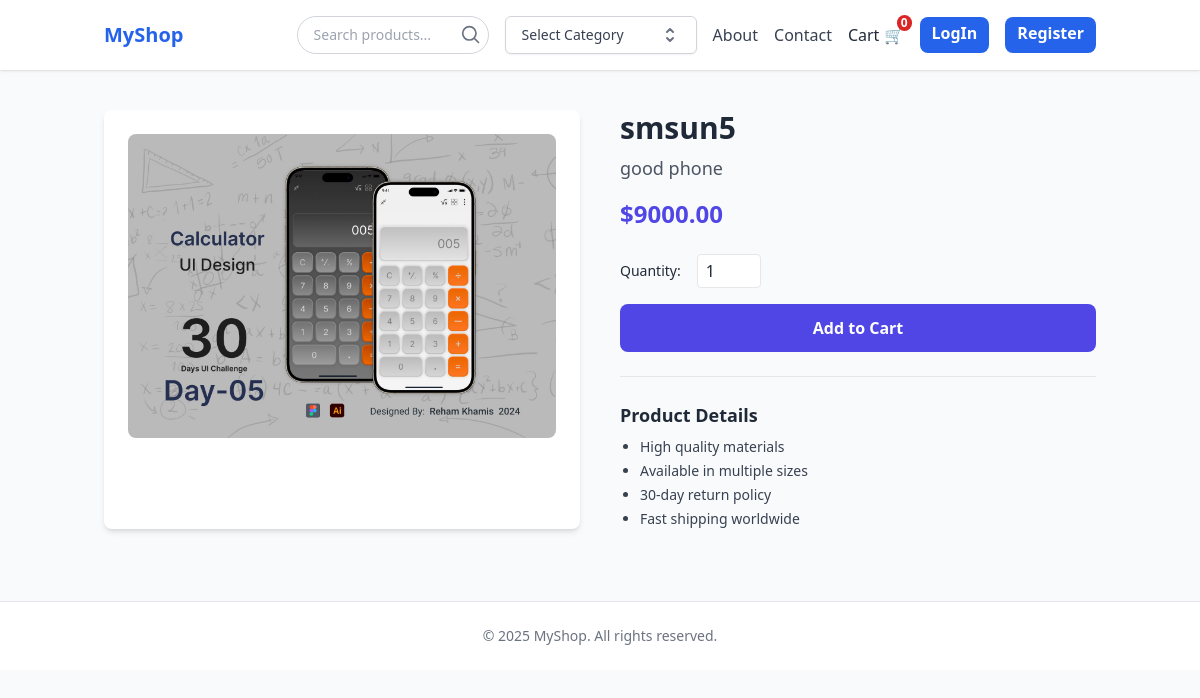
/detail/1, run on the app's committed database.
### store/models.py (models this page shows, shortened)
class Product(models.Model):
    name = models.CharField(max_length=100)
    price = models.DecimalField(max_digits=10, decimal_places=2)
    category = models.ForeignKey(Category, on_delete=models.CASCADE, default=1)
    description = models.CharField(max_length=255, blank=True, null=True)
    image = models.ImageField(upload_to='products/')
    on_sale = models.BooleanField(default=False)
    sale_price = models.DecimalField(default=0, max_digits=10, decimal_places=2)

### store/views.py (the view)
# urls.py: path('detail/<int:pk>', views.product, name='product'),
def product(request, pk):
    product = Product.objects.get(id=pk)
    return render(request, 'store/prod-detail.html', {'product': product})

### cart/context_processors.py (called while the page is built)
def cart(request):
    if request.user.is_authenticated and not request.user.is_staff:
        cart = loggedUserCart.objects.filter(user=request.user, is_active=True).last()
        return {
            'cart': cart,
            'prod_count': cart.cart_total_items,
        }
    else:
        cart = SessionCart(request)
        return {
            'cart': cart,
            'prod_count': sum(cart.cart.values()),
        }

### store/templates/store/prod-detail.html
{% extends 'store/base.html' %}
{% block content %}
  <div class="max-w-7xl mx-auto px-4 py-10 grid grid-cols-1 md:grid-cols-2 gap-10">
    <div class="bg-white p-6 rounded-lg shadow-md">
      <img src="{{ product.image.url }}" alt="Product Image" class="w-full h-auto rounded-lg" />
    </div>
     <div class="flex-grow">
         <div class="flex flex-col justify-between space-y-6">
           <div>
             <h1 class="text-3xl font-bold mb-2">{{ product.name }}</h1>
             <p class="text-gray-600 text-lg mb-4">
               {{ product.description }}
             </p>
             {% if product.on_sale %}
                 <p class="text-2xl font-semibold text-indigo-600">${{ product.sale_price }}</p>
                 {% else %}
                 <p class="text-2xl font-semibold text-indigo-600">${{ product.price }}</p>
             {% endif %}
           </div>
           <div class="btn-par space-y-4">
             <div class="flex items-center space-x-4">
               <label for="quantity" class="text-sm font-medium">Quantity:</label>
               <input id="quantity" type="number" value="1" min="1" class="w-16 border rounded px-2 py-1 focus:ring-indigo-500 focus:border-indigo-500" />
             </div>
             <button value="{{ product.id }}" class="addtobtn w-full bg-indigo-600 hover:bg-indigo-700 text-white font-semibold py-3 rounded-lg transition">
               Add to Cart
             </button>
           </div>
           <div class="pt-6 border-t">
             <h2 class="text-lg font-semibold mb-2">Product Details</h2>
             <ul class="list-disc pl-5 text-sm text-gray-700 space-y-1">
               <li>High quality materials</li>
               <li>Available in multiple sizes</li>
               <li>30-day return policy</li>
               <li>Fast shipping worldwide</li>
             </ul>
           </div>
         </div>
     </div>
  </div>
{% endblock %}

### data on the page
Product: image (picture), name "smsun5", description "good phone", sale_price "9000.00"

### other printed values
{{ prod_count|default:0 }} "0"
{{ year|default:2025 }} "2025"
